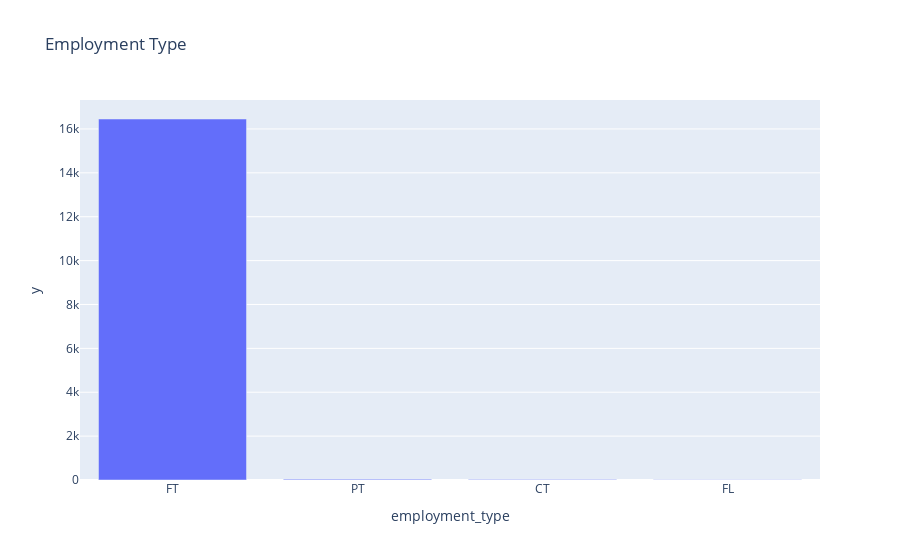

Write notebook code for a chart like this one.
### Code cell
employment_l = df['employment_type'].value_counts()
fig = pe.bar(employment_l, x=employment_l.index, y=employment_l.values, title='Employment Type')
fig.show()

### Figure 1 — Plotly figure (JSON) as saved in the notebook; plotly's stock layout.template omitted (floating-point values rounded to 4 significant figures)
{"data": [{"alignmentgroup": "True", "hovertemplate": "employment_type=%{x}<br>y=%{y}<extra></extra>", "legendgroup": "", "marker": {"color": "#636efa", "pattern": {"shape": ""}}, "name": "", "offsetgroup": "", "orientation": "v", "showlegend": false, "textposition": "auto", "type": "bar", "x": ["FT", "PT", "CT", "FL"], "xaxis": "x", "y": [16454, 38, 28, 14], "yaxis": "y"}], "layout": {"barmode": "relative", "legend": {"tracegroupgap": 0}, "title": {"text": "Employment Type"}, "xaxis": {"anchor": "y", "domain": [0, 1], "title": {"text": "employment_type"}}, "yaxis": {"anchor": "x", "domain": [0, 1], "title": {"text": "y"}}}}
